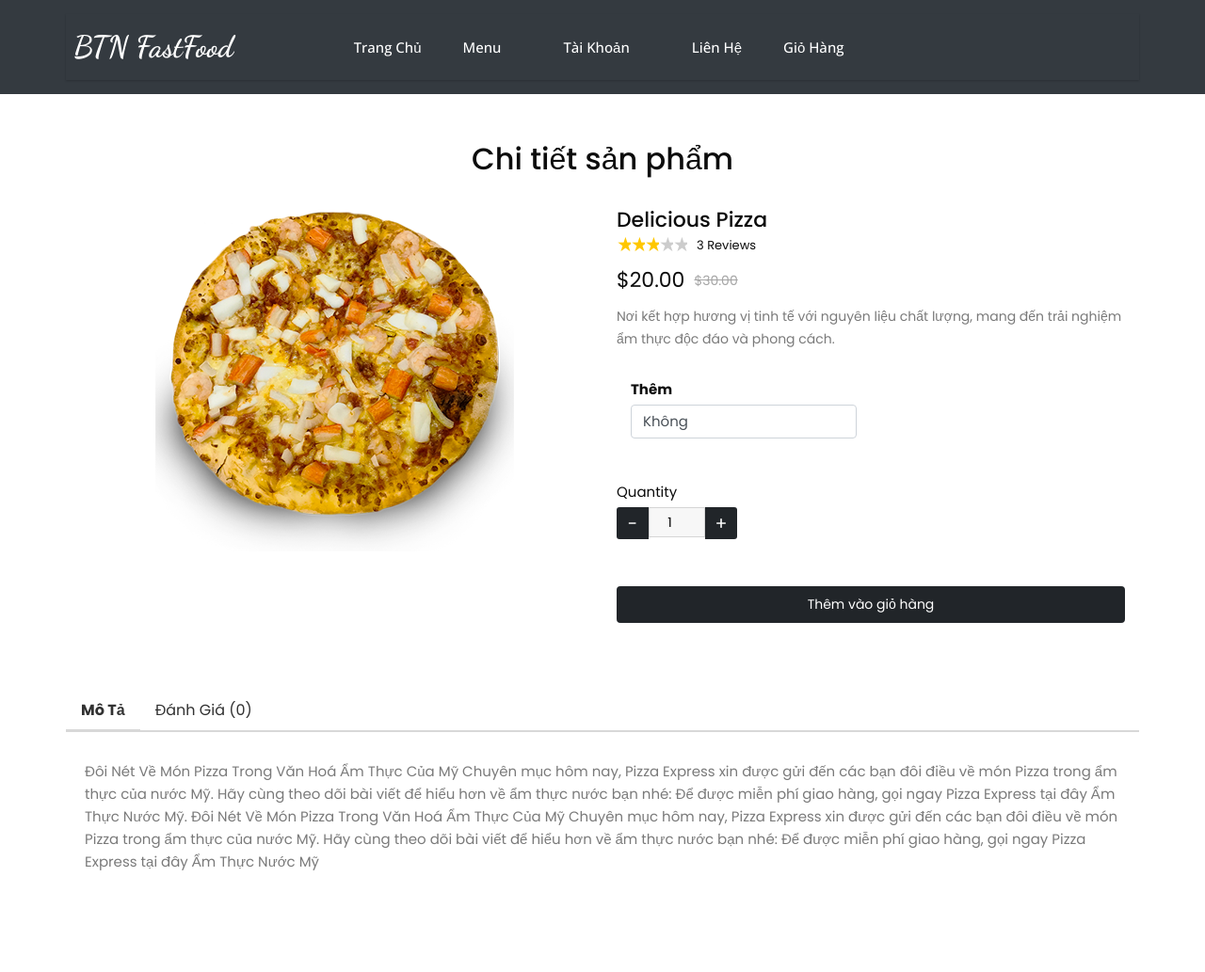
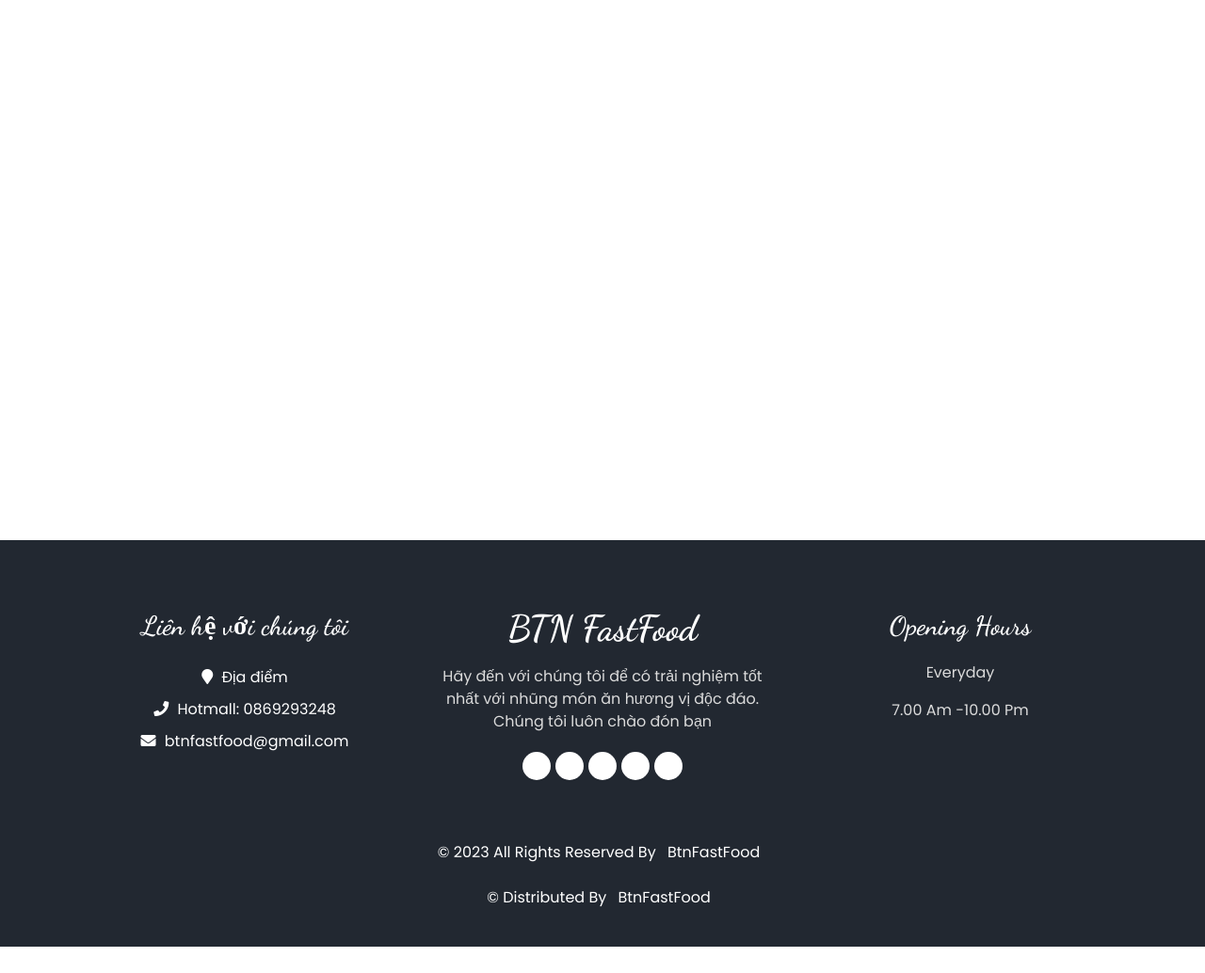
The app's page /Controller/index-home.php?request=detail&&id=13 with its own data (2 pictures, top to bottom).
### tables this page shows
CREATE TABLE `products` (
  `id_products` int(11) NOT NULL,
  `id_categories` int(11) DEFAULT NULL,
  `name_products` varchar(225) DEFAULT NULL,
  `images` varchar(225) DEFAULT NULL,
  `original_price` int(11) DEFAULT NULL,
  `date_created` timestamp NOT NULL DEFAULT current_timestamp() ON UPDATE current_timestamp(),
  `description` varchar(225) NOT NULL
);

### Model/pdo.php (called while the page is built, shortened)
<?php
function pdo_get_connection(){
    $dburl = "mysql:host=localhost;dbname=nhom_9;charset=utf8";
    $username = 'root';
    $password = '';
    $conn = new PDO($dburl, $username, $password);
    $conn->setAttribute(PDO::ATTR_ERRMODE, PDO::ERRMODE_EXCEPTION);
    return $conn;
}
function pdo_query($sql){
    $sql_args = array_slice(func_get_args(), 1);
    try{
        $conn = pdo_get_connection();
        $stmt = $conn->prepare($sql);
        $stmt->execute($sql_args);
        $rows = $stmt->fetchAll();
        return $rows;
    }
    catch(PDOException $e){
        throw $e;
    }
    finally{
        unset($conn);
    }
}

### Model/action-product.php (called while the page is built, shortened)
<?php
   function Load_One_Data_Products($id){
        $sql = "SELECT `id_products`, `description` ,`id_categories`, `name_products`, `images`, `original_price`, `date_created` FROM `products` WHERE `id_products`=".$id;
        $list_one_data_product = pdo_query($sql);
        return $list_one_data_product;
   }
   function Load_All_Data_Topping(){
    $sql = "SELECT * FROM `topping`";
    $list_topping = pdo_query($sql);
    return $list_topping;
  }
?>

### View/detail-product.php (the view, shortened to what this page needs)
<link rel="stylesheet" type="text/css" href="https://cdnjs.cloudflare.com/ajax/libs/font-awesome/5.12.1/css/all.min.css">
<link rel="stylesheet" type="text/css" href="https://cdnjs.cloudflare.com/ajax/libs/OwlCarousel2/2.3.4/assets/owl.carousel.min.css">
<link rel="stylesheet" type="text/css" href="https://cdnjs.cloudflare.com/ajax/libs/OwlCarousel2/2.3.4/assets/owl.theme.default.min.css"><div class="pd-wrap">
	<div class="container">
           <?php  foreach($list_one_data_product as $value): ?>
               <?php extract($value); ?>
        <div class="heading-section">
            <h2>Chi tiết sản phẩm</h2>
        </div>
        <div class="row">
        	<div class="col-md-6 ">
					<div class="item ">
					  	<img src="../../Dự_án_1/View/images/<?=$images?>" />
					</div>
        	</div>
        	<div class="col-md-6">
        		<div class="product-dtl">
       				<div class="product-info">
	        			<div class="product-name"><?=$name_products?></div>
	        			<div class="reviews-counter">
							<div class="rate">
							    <label for="star5" title="text">5 stars</label>
							    <label for="star4" title="text">4 stars</label>
							    <label for="star3" title="text">3 stars</label>
							    <label for="star2" title="text">2 stars</label>
							    <label for="star1" title="text">1 star</label>
							  </div>
							<span>3 Reviews</span>
						</div>
	        			<div class="product-price-discount"><span>$<?=$original_price?>.00</span><span class="line-through">$30.00</span></div>
	        		</div>
        			<p><?=$description?></p>
					<form action="../../Dự_án_1/Controller/index-home.php?request=select-option" method ="post">
					<div class="row">
        				<div class="col-md-6">
        					<label for="color"><b>Thêm</b></label>
							<select id="color" name="id_topping" class="form-control">
								<?php foreach ($list_topping  as $value ) {
									extract($value);
									$selected = ($id_topping === 10) ? 'selected' : '';
									echo '<option value="'.$id_topping.'" '.$selected.'>'.$name_topping.'</option>';
								}
								 ?>
							</select>
        				</div>
        			</div>
        			<div class="product-count">
        				<label for="size">Quantity</label>
        				<div action="#" class="display-flex">
						    <div class="qtyminus">-</div>
						    <input type="number" name="quantity" value="1" class="qty">
						    <div class="qtyplus">+</div>
						</div>
						<input type="submit" name="submit" class="round-black-btn" value="Thêm vào giỏ hàng">
        			</div>
					</form>
        		</div>
        	</div>
        </div>
        <div class="product-info-tabs">
	        <ul class="nav nav-tabs" id="myTab" role="tablist">
			  	<li class="nav-item">
			    	<a class="nav-link active" id="description-tab" data-toggle="tab" href="#description" role="tab" aria-controls="description" aria-selected="true">Mô Tả</a>
			  	</li>
			  	<li class="nav-item">
			    	<a class="nav-link" id="review-tab" data-toggle="tab" href="#review" role="tab" aria-controls="review" aria-selected="false">Đánh Giá (0)</a>
			  	</li>
			</ul>
			<div class="tab-content" id="myTabContent">
			  	<div class="tab-pane fade show active" id="description" role="tabpanel" aria-labelledby="description-tab">
				  Đôi Nét Về Món Pizza Trong Văn Hoá Ẩm Thực Của Mỹ
				  Chuyên mục hôm nay, Pizza Express xin được gửi đến các bạn đôi điều về món Pizza trong ẩm thực của nước Mỹ.
					Hãy cùng theo dõi bài viết để hiểu hơn về ẩm thực nước bạn nhé:
					Để được miễn phí giao hàng, gọi ngay Pizza Express tại đây
					Ẩm Thực Nước Mỹ. Đôi Nét Về Món Pizza Trong Văn Hoá Ẩm Thực Của Mỹ
				  Chuyên mục hôm nay, Pizza Express xin được gửi đến các bạn đôi điều về món Pizza trong ẩm thực của nước Mỹ.
					Hãy cùng theo dõi bài viết để hiểu hơn về ẩm thực nước bạn nhé:
					Để được miễn phí giao hàng, gọi ngay Pizza Express tại đây
					Ẩm Thực Nước Mỹ
			</div>
		</div>
	</div>
       <?php endforeach;?>
</div>

### View/css/style.css (style rules this page uses)
body { font-family: "Open Sans", sans-serif; color: #0c0c0c; background-color: #ffffff; overflow-x: hidden; }
h1, h2 { font-family: 'Dancing Script', cursive; }
a, a:hover, a:focus { text-decoration: none; }

### View/css/responsive.css (style rules this page uses)
@media (min-width: 1200px) { .container { max-width: 1170px; } }

### View/css/detail-product.css (style rules this page uses)
.pd-wrap { padding: 40px 0; font-family: "Poppins", sans-serif; }
.heading-section { text-align: center; margin-bottom: 20px; }
.heading-section h2 { font-size: 32px; font-weight: 500; padding-top: 10px; padding-bottom: 15px; font-family: "Poppins", sans-serif; }
.product-name { font-size: 22px; font-weight: 500; line-height: 22px; margin-bottom: 4px; }
.product-price-discount { font-size: 22px; font-weight: 400; padding: 10px 0; clear: both; }
.product-price-discount span.line-through { text-decoration: line-through; margin-left: 10px; font-size: 14px; vertical-align: middle; color: #a5a5a5; }
.display-flex { display: flex; }
.product-info { width: 100%; }
.reviews-counter { font-size: 13px; }
.reviews-counter span { vertical-align: -2px; }
.rate { float: left; padding: 0 10px 0 0; }
.rate:not(:checked) > label { float: right; width: 15px; overflow: hidden; white-space: nowrap; cursor: pointer; font-size: 21px; color: #ccc; margin-bottom: 0; line-height: 21px; }
.rate:not(:checked) > label:before { content: "\2605"; }
.rate > input:checked ~ label { color: #ffc700; }
.product-dtl p { font-size: 14px; line-height: 24px; color: #7a7a7a; }
.product-dtl .form-control { font-size: 15px; }
.product-dtl label { line-height: 16px; font-size: 15px; }
.product-count { margin-top: 15px; }
.product-count .qtyminus, .product-count .qtyplus { width: 34px; height: 34px; background: #212529; text-align: center; font-size: 19px; line-height: 36px; color: #fff; cursor: pointer; }
.product-count .qtyminus { border-radius: 3px 0 0 3px; }
.product-count .qtyplus { border-radius: 0 3px 3px 0; }
.product-count .qty { width: 60px; text-align: center; }
.round-black-btn { border-radius: 4px; background: #212529; color: #fff; padding: 7px 45px; display: inline-block; margin-top: 20px; border: solid 2px #212529; transition: all 0.5s ease-in-out 0s; }
.product-info-tabs { margin-top: 25px; }
.product-info-tabs .nav-tabs { border-bottom: 2px solid #d8d8d8; }
.product-info-tabs .nav-tabs .nav-item { margin-bottom: 0; }
.product-info-tabs .nav-tabs .nav-link { border: none; border-bottom: 2px solid transparent; color: #323232; }
.product-info-tabs .nav-tabs .nav-item.show .nav-link, .product-info-tabs .nav-tabs .nav-link.active, .product-info-tabs .nav-tabs .nav-link.active:hover { border: none; border-bottom: 2px solid #d8d8d8; font-weight: bold; }
.product-info-tabs .tab-content .tab-pane { padding: 30px 20px; font-size: 15px; line-height: 24px; color: #7a7a7a; }
.col-md-6 .item { display: flex; align-items: center; justify-content: center; }

### View/css/login.css (style rules this page uses)
html, body { height: 100%; }
form { font-size: 14px; }

### View/css/payment.css (style rules this page uses)
.row { margin: 0; }
a { padding: 0 1vh; }
form { padding: 2vh 0; }
select { border: 1px solid rgba(0, 0, 0, 0.137); padding: 1.5vh 1vh; margin-bottom: 4vh; outline: none; width: 100%; background-color: rgb(247, 247, 247); }
input { border: 1px solid rgba(0, 0, 0, 0.137); padding: 0.28rem; margin-bottom: 4vh; outline: none; width: 100%; background-color: rgb(247, 247, 247); }
a { color: black; }

### records on screen
products: images (picture), name_products "Delicious Pizza", original_price "20", description "Nơi kết hợp hương vị tinh tế với nguyên liệu chất lượng, mang đến trải nghiệm ẩm thực độc đáo và phong cách."

### other values on screen
form field id_topping "Không"
